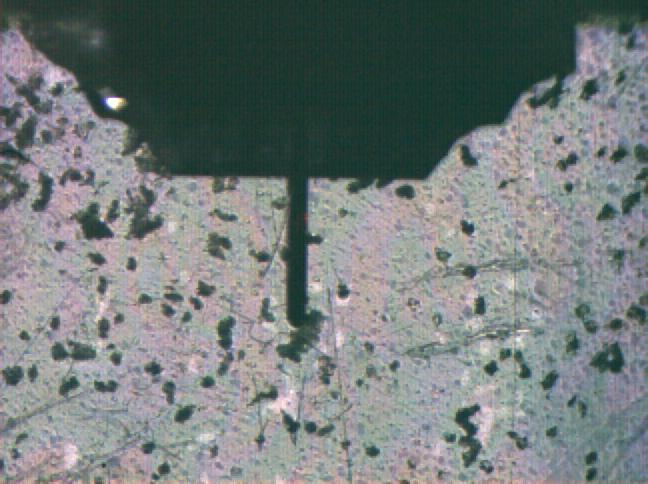
#> input picture images/smaller_blobs.JPG, 648 x 484 px, found by its file name
$ python computervision_refactor.py
#> lines starting #> are read from the running program, lines starting #| are printed output that depends on the picture; after the words box and inside, x2 and y2 are one past the last pixel; in counts of white or black regions, pixels touching at a corner belong together
#> in fullDebug, image is the input picture: shape (484, 648, 3); mean B, G, R 123.3, 123.9, 116.2
import cv2
import numpy as np
from numpy import pi, sum as npsum
from skimage.morphology import erosion, disk, opening, closing

def apply_mask(binary, mask):
    """Zero out binary pixels where mask is also 1 (white)."""
    return cv2.bitwise_and(binary, cv2.bitwise_not(mask))

#######################################
######### Global variables ############
#######################################

OPENING_DISK_SIZE = 2
THRESHOLD_TYPE = cv2.ADAPTIVE_THRESH_MEAN_C
CIRCULARITY_LIMIT = 0.25
MINIMUM_AREA = 250.0
SKINCELL_BINARY_SUM_THRESHOLD = 120000
THRESH_BLOCKSIZE = 49
THRESH_MEAN_SUBTRACT = 40

#######################################
######### Helper functions ############
#######################################

def load_cantelever_mask():
    cantelever_mask = cv2.imread(r"Code\images\binary-mask-cantelever.JPG")
    cantelever_mask = cv2.cvtColor(cantelever_mask, cv2.COLOR_BGR2GRAY)
    cantelever_mask = cantelever_mask.astype(np.uint8)  # <-- ensure correct dtype
    return cantelever_mask

# [42 lines left out: functions _contour_centroid, _is_visited, _extract_patch, _is_valid_skincell_contour, not called in this run]

def _make_bin_image(image,visual = False):
#> called with visual = False
    gray = cv2.cvtColor(image, cv2.COLOR_BGR2GRAY)
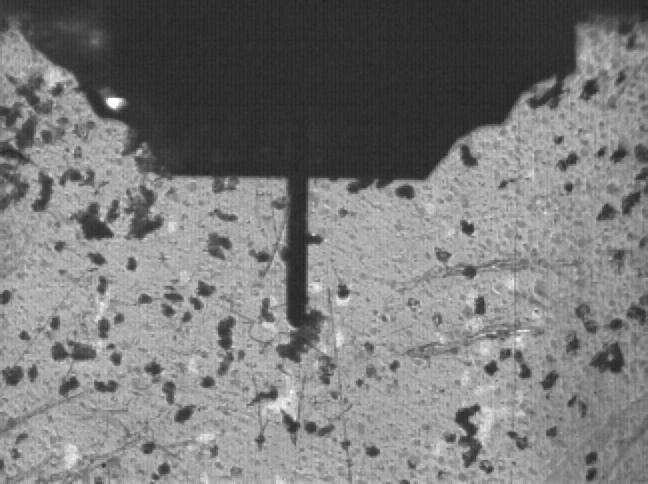
#> gray: shape (484, 648); min 35, max 255, mean 121.5
    binary = cv2.adaptiveThreshold(
        gray, 255, THRESHOLD_TYPE, cv2.THRESH_BINARY_INV, THRESH_BLOCKSIZE, THRESH_MEAN_SUBTRACT
    )
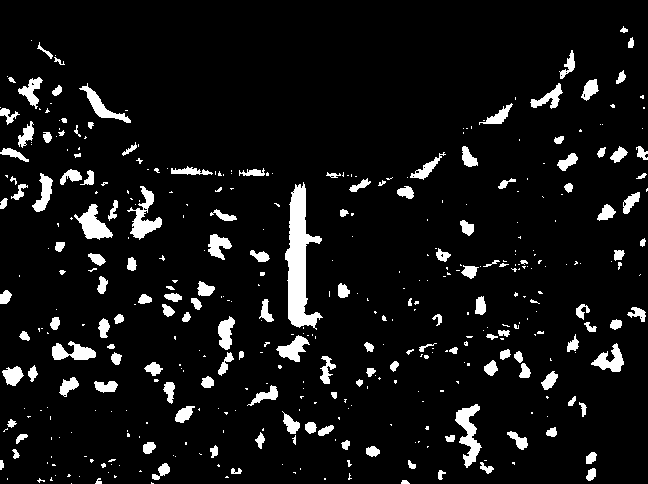
#> binary: shape (484, 648); 7.5% white; 417 white regions (263 under 20 px), largest, box (x1, y1, x2, y2) and area: (285, 182, 323, 330) 2647, (455, 404, 482, 468) 768, (127, 186, 162, 240) 705

    if visual==True:
        cv2.imshow("Raw binary image", binary)

    opened = opening(binary, disk(OPENING_DISK_SIZE))
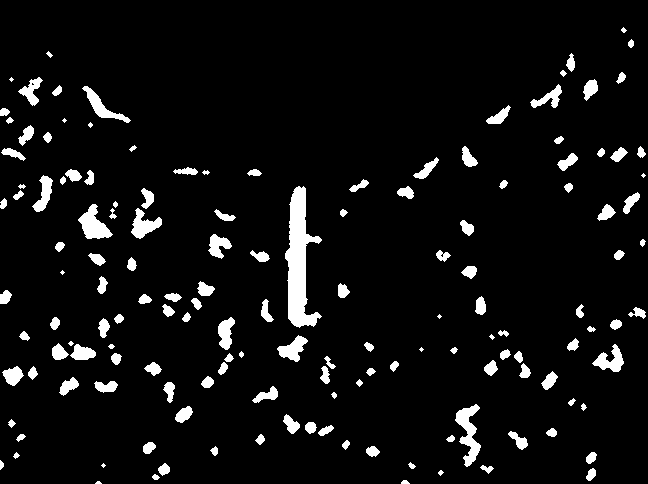
#> opened: shape (484, 648); 6.2% white; 149 white regions (11 under 20 px), largest, box (x1, y1, x2, y2) and area: (285, 186, 322, 328) 2604, (455, 404, 481, 467) 740, (78, 204, 113, 239) 628
    cantelever_mask = load_cantelever_mask()
    opened = apply_mask(opened, cantelever_mask)          # <-- apply mask here

    return opened

#######################################
######### Public API ##################
#######################################

# [86 lines left out: functions onSkincell, findBiggestSkincell, _labelAllContours, not called in this run]


def fullDebug(image_path=r"Code\images\smaller_blobs.jpg"):
    """Runs all debug visualisations on the given image file."""
    image = cv2.imread(image_path)
    bin_image = _make_bin_image(image)
    cv2.imshow("Original image", image)

    coordinates, output, patch = findBiggestSkincell(image, [] , visual=True)
    print("---------------")
    print("Coordinates:", coordinates)
    print("On skincell:", onSkincell(image))
    print("---------------")
    cv2.imshow("Selected area", output)
    cv2.imwrite("Code\images\Image_with_contours.JPG",output)
    scaled = cv2.resize(patch, None, fx=3, fy=3, interpolation=cv2.INTER_LINEAR)
    cv2.waitKey()
    cv2.destroyAllWindows()

# [90 lines left out: functions tuneThreshold, adaptiveVsMeanThresholding, not called in this run]


if __name__ == "__main__":
#> (the run stopped early here; a loop or call above may not have finished)

$ run again, with images/BloblTargit.JPG copied over images/smaller_blobs.JPG
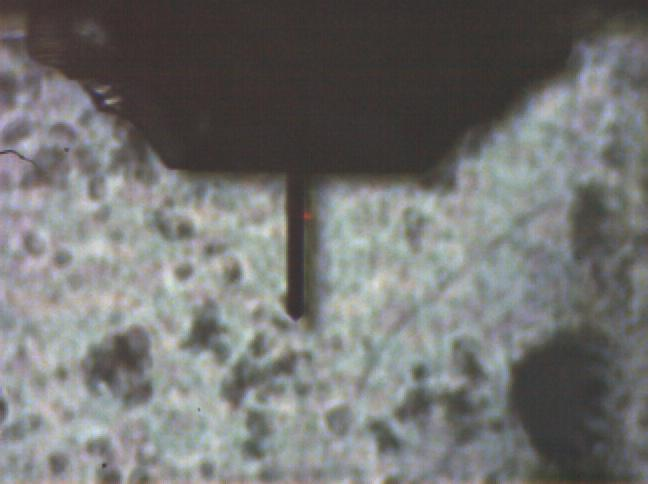
#> input picture images/BloblTargit.JPG, 648 x 484 px, found by its file name
#> in fullDebug, image is the input picture: shape (484, 648, 3); mean B, G, R 113.6, 114.8, 114.3
#> in _make_bin_image, `binary = cv2.adaptiveThreshold( gray, 255, THRESHOLD_TYPE, cv2.THRESH_..`:
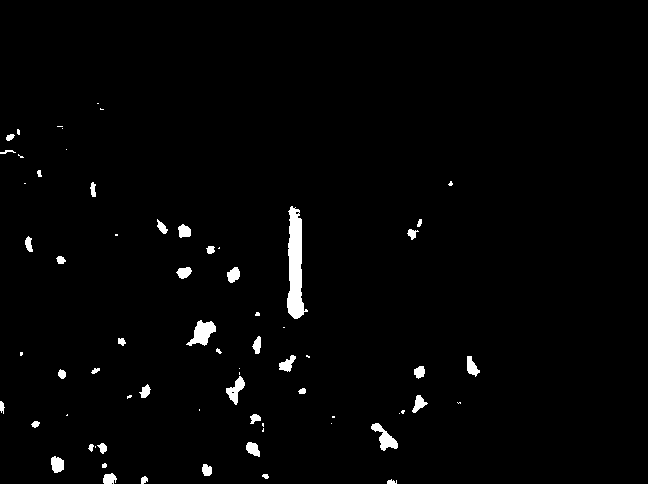
#> binary: shape (484, 648); 1.7% white; 69 white regions (28 under 20 px), largest, box (x1, y1, x2, y2) and area: (287, 206, 308, 319) 1431, (186, 320, 216, 346) 418, (371, 423, 398, 451) 320
#> in _make_bin_image, `opened = opening(binary, disk(OPENING_DISK_SIZE))`:
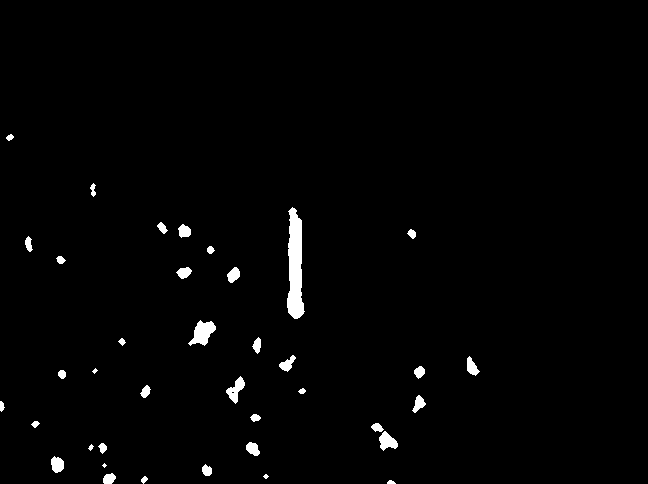
#> opened: shape (484, 648); 1.5% white; 38 white regions (3 under 20 px), largest, box (x1, y1, x2, y2) and area: (287, 207, 305, 319) 1398, (188, 320, 216, 346) 402, (226, 376, 245, 404) 239

$ run again, with images/cropNessecary.JPG copied over images/smaller_blobs.JPG
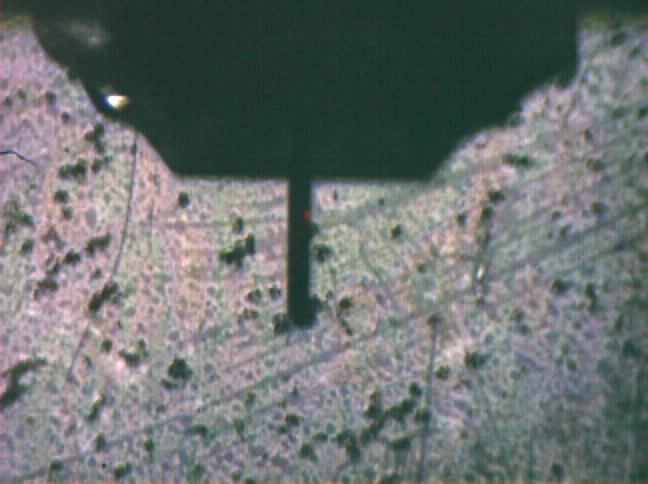
#> input picture images/cropNessecary.JPG, 648 x 484 px, found by its file name
#> in fullDebug, image is the input picture: shape (484, 648, 3); mean B, G, R 113.1, 114.6, 108.4
#> in _make_bin_image, `binary = cv2.adaptiveThreshold( gray, 255, THRESHOLD_TYPE, cv2.THRESH_..`:
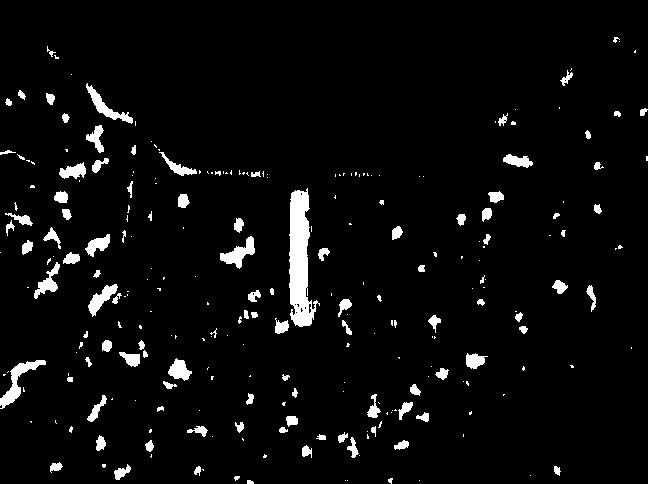
#> binary: shape (484, 648); 4.4% white; 258 white regions (151 under 20 px), largest, box (x1, y1, x2, y2) and area: (289, 188, 320, 327) 2500, (0, 360, 46, 409) 607, (220, 236, 255, 269) 478
#> in _make_bin_image, `opened = opening(binary, disk(OPENING_DISK_SIZE))`:
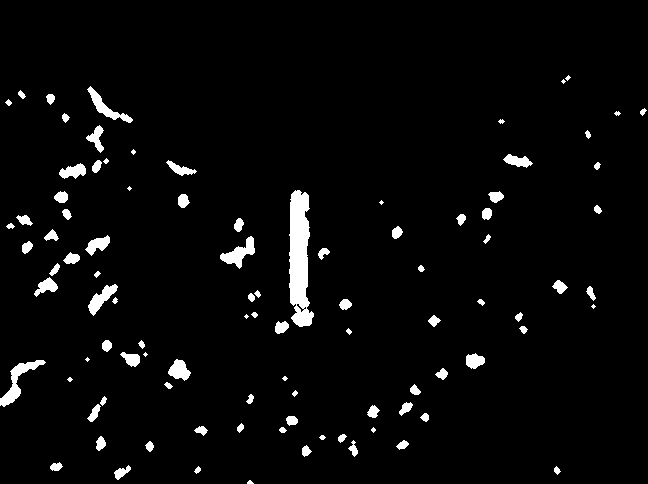
#> opened: shape (484, 648); 3.6% white; 97 white regions (13 under 20 px), largest, box (x1, y1, x2, y2) and area: (289, 190, 314, 327) 2374, (0, 360, 46, 407) 584, (220, 236, 255, 269) 468
